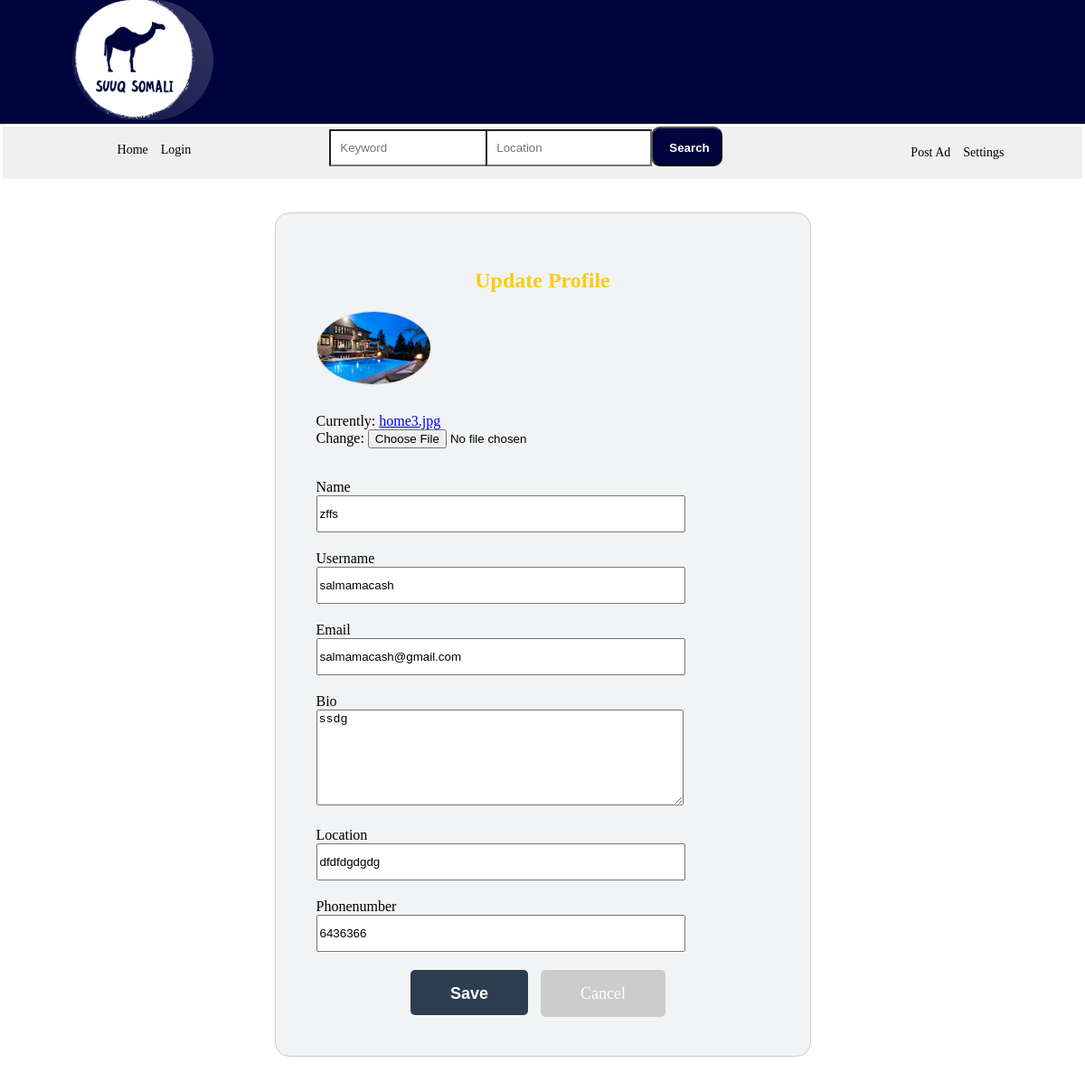
Page /profile/salmamacash/update/ on the committed database.
### base/models.py (models this page shows)
class User(AbstractUser):
    name = models.CharField(max_length=200, null=True)
    email = models.EmailField(max_length=200,unique=True)
    bio = models.TextField(null=True)
    phonenumber = models.CharField(max_length=15, null=True, blank=True)
    location = models.CharField(max_length=200, null=True)
    avatar = models.ImageField(null=True, default="avatar.svg")
    username = models.CharField(
        max_length=150,
        unique=True,
        help_text='',  # Set it to an empty string to remove the help text
    )
    USERNAME_FIELD = 'username'
    REQUIRED_FIELDS = []

### base/views.py (the view)
# urls.py: path('profile/<str:username>/update/', views.update_profile, name='update_profile'),
def update_profile(request, username):
    user = User.objects.get(username=username)
    if request.method == 'POST':
        form = UserForm(request.POST, request.FILES, instance=user)  # Include request.FILES to handle file uploads
        if form.is_valid():
            form.save()
            messages.success(request, 'Profile updated successfully')  # Add a success message
            return redirect('view_profile', username=username)
        else:
            messages.error(request, 'Profile update failed. Please correct the errors.')  # Add an error message if the form is not valid
    else:
        form = UserForm(instance=user)
    return render(request, 'base/update_profile.html', {'form': form, 'user': user})

### base/forms.py
class UserForm(ModelForm):
    class Meta:
        model = User
        fields = ['name', 'username', 'email', 'bio' ,'location', 'phonenumber', 'avatar']

### base/templates/base/update_profile.html (shortened to what this page needs)
{% extends 'main.html' %}
{% block content %}
<div class="update-profile-container">
    <h1 class="update-profile-header">Update Profile</h1>
    <form method="post" enctype="multipart/form-data">
        <div id="preview-avatar" style="margin-top: 10px;">
            {% if user.avatar %}
                <img id="avatar-preview" src="{{ user.avatar.url }}" alt="" style="max-width: 100%; max-height: 80px;margin-bottom: 27px; ;border: 1px solid #ddd; border-radius: 60%;">
            {% else %}
                <img id="avatar-preview" alt="Current Avatar" style="max-width: 100%; max-height: 200px;margin-bottom: 27px; border: 1px solid #ddd; border-radius: 5px; display: none;">
            {% endif %}
        </div>
        {% for field in form.visible_fields %}
            {% if field.name == 'avatar' %}
                <div class="update-profile-field">
                    {{ field }}
                </div>
            {% endif %}
        {% endfor %}
        {% for field in form.visible_fields %}
            {% if field.name != 'avatar' %}
                <div class="update-profile-label">
                    <label for="{{ field.id_for_label }}">{{ field.label }}</label>
                </div>
                <div class="update-profile-field">
                    {{ field }}
                </div>
            {% endif %}
        {% endfor %}
        <div class="button-container">
            <button type="submit" class="update-profile-button">Save</button>
            <a href="{% url 'view_profile' user.username %}" class="update-profile-button cancel-button">Cancel</a>
        </div>
    </form>
</div>
{% endblock %}

### static/styles/style.css (style rules this page uses)
body { margin:0; background-color: #fff; }
button { width: 130px; height: 50px; border-radius: 10px; font-weight: bolder; background-color: #2C3E5033; }
h1 { text-align: center; margin-bottom: 20px; color: #fbcc15; font-size: 17px; }
.update-profile-container { max-width: 501px; margin: 37px auto; padding: 45px; border: 1px solid #ccc; border-radius: 16px; background-color: #cfd8dc4d; position: relative; }
.update-profile-header { text-align: center; font-size: 24px; margin-bottom: 20px; }
.update-profile-field { margin-bottom: 20px; }
.update-profile-field textarea { height:100px; width: 400px; }
.update-profile-field input { height: 35px; width: 400px; }
.button-container { text-align: center; margin-top: 20px; }
.update-profile-button { padding: 16px 44px; background-color: #2C3E50; color: #fff; border: none; border-radius: 5px; cursor: pointer; font-size: 18px; text-align: center; text-decoration: none; margin-right: 10px; }
.update-profile-button.cancel-button { background-color: #ccc; }

### rows in the picture
User: avatar (picture), visible_fields "zffs" "salmamacash" "salmamacash@gmail.com" "ssdg" "dfdfdgdgdg" "6436366"

### other values in the picture
{{ field.label }} "Name" "Username" "Email" "Bio" "Location" "Phonenumber"
